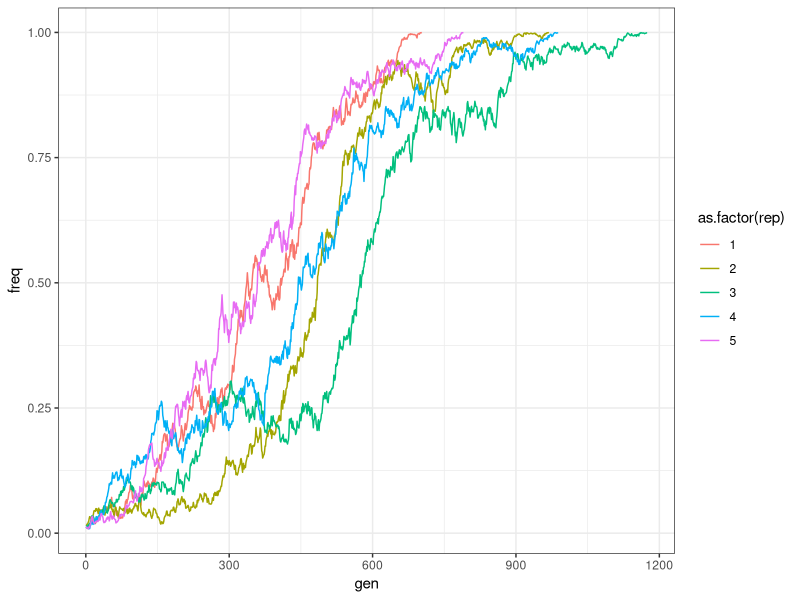
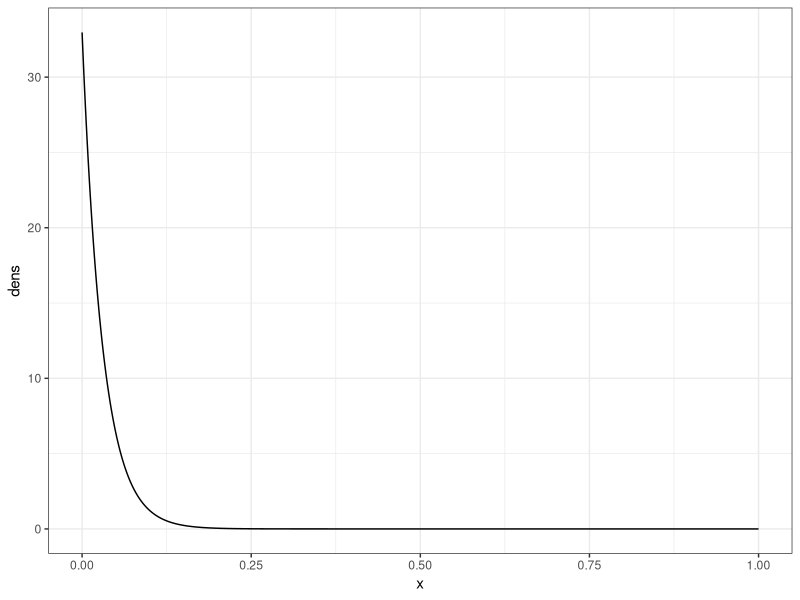
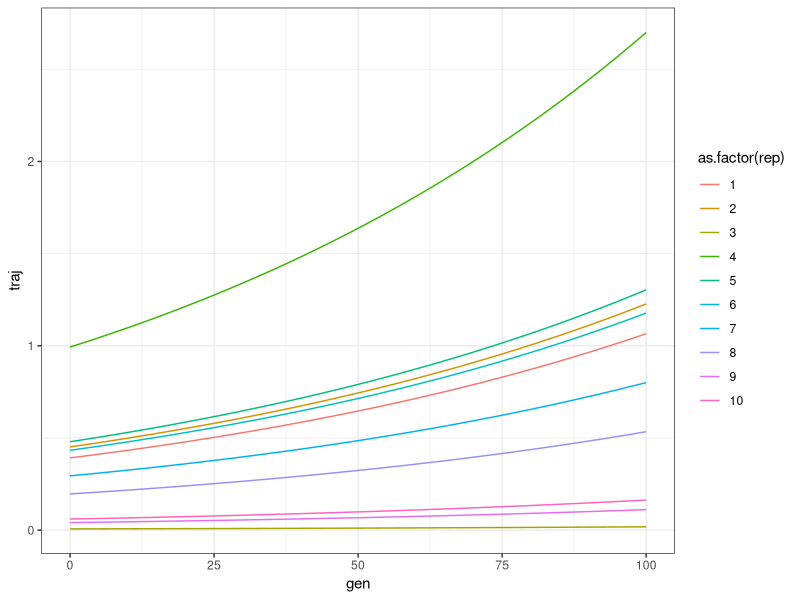
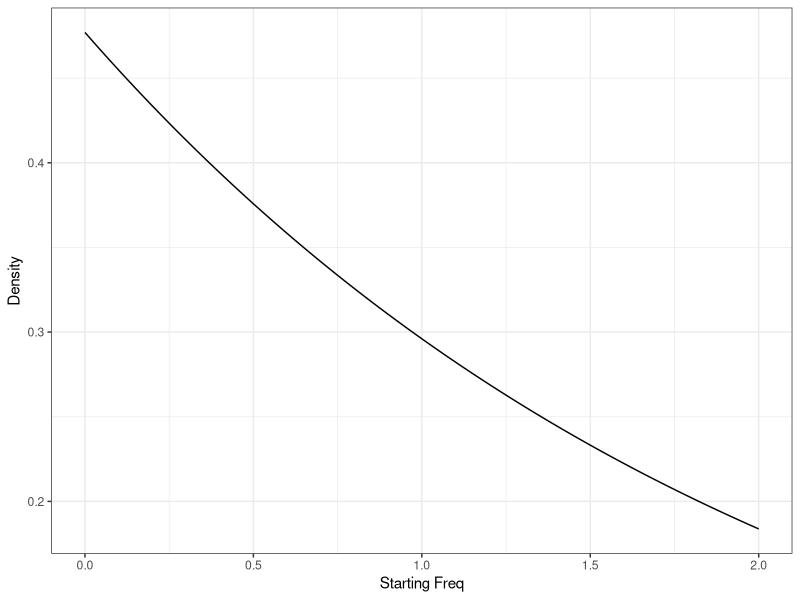

The R source for these figures, in order:
library(dplyr)
library(ggplot2)

start <- 0.01
s <- 0.01
N <- 10^3

# 2Ns = 20

getTraj <- function(start,s,N){
  x <- start
  while(x != 1){
    traj <- c()
    x <- start
    while(!(x %in% c(0,1))){
      xPrime <- x + s * x* (1 - x)
      x <- rbinom(1, 2*N, xPrime) / (2 * N)
      traj <- c(traj, x)
    }
    
  }
  return(traj)
}

master <- data.frame()
for(i in 1:5){
  traj <- getTraj(start, s, N)
  master <- dplyr::bind_rows(master,
                             data.frame(rep = i,
                                        freq = traj,
                                        gen = 1:length(traj)))
}

ggplot(master) + 
  geom_line(aes(x = gen,
                y = freq,
                color = as.factor(rep))) + 
  theme_bw()

P=(1-exp(-4 * N * s * start))/(1-exp(-4* N * s))

df <- data.frame(x = seq(0,1, by = 0.001)) %>%
  mutate(dens = dexp(x,  P / start))

ggplot(df) + 
  geom_line(aes(x = x,
                y = dens)) + 
  theme_bw()

######################################################

start = 0.1
s = 0.01
ne = 50

pfix = (1 - exp(-4 * ne * s * start)) / (1 - exp(-4 * ne * s))

stochStart = rexp(10^1, pfix / start)

t <- 0:100

master <- data.frame()
count <- 0
for(x in stochStart){
  f <- x * exp(s * t)
  count <- count + 1
  master <- bind_rows(master, 
                      data.frame(traj = f,
                                 rep = count,
                                 gen = 0:100))
}

ggplot(master) + 
  geom_line(aes(x = gen,
                y = traj,
                color = as.factor(rep),
                group = as.factor(rep))) +
  theme_bw()


data.frame(x = seq(0,2,by = 0.01),
           y = dexp(seq(0,2,by = 0.01), start / pfix)) %>%
  ggplot() + 
  geom_line(aes(x=x,y=y)) + 
  theme_bw() + 
  xlab("Starting Freq") + 
  ylab("Density")

